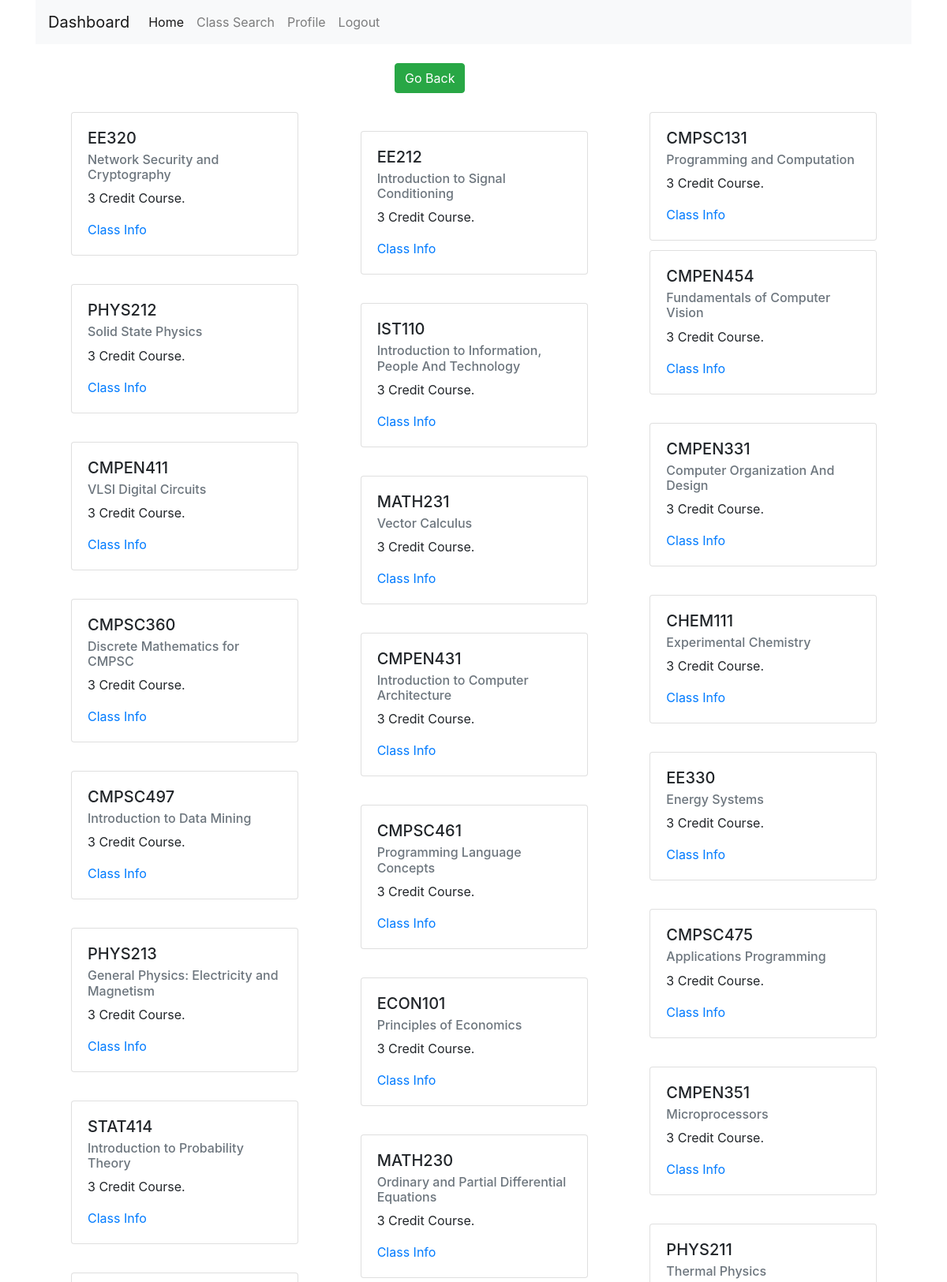
The page /classSearch (signed in, upper part) on the database its author committed.
### tables this page shows
CREATE TABLE Courses(
    course_id TEXT,
    course_name TEXT,
    course_desc TEXT,
    teaching_team_id int,
    late_drop_deadline TEXT,

    PRIMARY KEY (course_id),
    FOREIGN KEY (teaching_team_id) REFERENCES Prof_Teaching_Teams (teaching_team_id)
);

### app.py (the view)
@app.route('/classSearch')
@login_required
def classSearch():
    classes = get_all_classes()
    first, second, third = [classes[start::3] for start in range(3)]
    num_classes = get_num_of_classes()
    return render_template('classSearch.html', first=first, second=second, third=third, num_classes=num_classes)

### app.py (called while the page is built)
@login.user_loader
def load_user(email):
    return User.query.get(email)

def get_all_classes():
    connection = sql.connect('database.db')
    cursor = connection.execute('SELECT * FROM Courses')
    result = cursor.fetchall()
    return result

def get_num_of_classes():
    connection = sql.connect('database.db')
    cursor = connection.execute('SELECT COUNT(course_id) FROM Courses')
    result = cursor.fetchone()
    return result[0]

### templates/classSearch.html (shortened to what this page needs)
<!DOCTYPE html>
<html lang="en" dir="ltr">
<head>
    <link rel="stylesheet" href="https://stackpath.bootstrapcdn.com/bootstrap/4.4.1/css/bootstrap.min.css"
>
</head>
<body>
<div class="container style=">
    <nav class="navbar navbar-expand-lg navbar-light bg-light">
        <a class="navbar-brand" href="/dashboard">Dashboard</a>
        <div class="collapse navbar-collapse" id="navbarSupportedContent">
            <ul class="navbar-nav mr-auto">
                <li class="nav-item active">
                    <a class="nav-link" href="/dashboard">Home<span class="sr-only">(current)</span></a>
                </li>
                <li class="nav-item">
                    <a class="nav-link" href="/classSearch">Class Search</a>
                </li>
                <li class="nav-item">
                    <a class="nav-link" href="/userProfile">Profile</a>
                </li>
                <li class="nav-item">
                    <a class="nav-link" href="/logout" tabindex="-1">Logout</a>
                </li>
            </ul>
        </div>
    </nav>
<div class="mt-xl-4">
    <div class="mx-auto" style="width: 200px;">
        <a class="btn btn-success" href="/dashboard" role="button">Go Back</a>
    </div>
</div>
    <div class="container-fluid">
        <div class="card-columns">
            <div class="card-deck">
                <div class="col">
                    <div class="container-fluid">
                        {% for class_id, class_name, class_desc, tt_id, drop_date in first %}
                            <div class="card" style="width: 18rem;">
                                <div class="card-body">
                                    <h5 class="card-title">{{ class_id }}</h5>
                                    <h6 class="card-subtitle mb-2 text-muted">{{ class_name }}</h6>
                                    <p class="card-text">{{ class_desc }}</p>
                                    <a href="/classInfo/{{ class_id }}" class="card-link">Class Info</a>
                                </div>
                            </div>
                        {% endfor %}
                    </div>
                </div>
                <div class="col">
                    <div class="container-fluid">
                        {% for class_id, class_name, class_desc, tt_id, drop_date in second %}
                            <div class="card" style="width: 18rem;">
                                <div class="card-body">
                                    <h5 class="card-title">{{ class_id }}</h5>
                                    <h6 class="card-subtitle mb-2 text-muted">{{ class_name }}</h6>
                                    <p class="card-text">{{ class_desc }}</p>
                                    <a href="/classInfo/{{ class_id }}" class="card-link">Class Info</a>
                                </div>
                            </div>
                        {% endfor %}
                    </div>
                </div>
                <div class="col">
                    <div class="container-fluid">
                        {% for class_id, class_name, class_desc, tt_id, drop_date in third %}
                            <div class="card" style="width: 18rem;">
                                <div class="card-body">
                                    <h5 class="card-title">{{ class_id }}</h5>
                                    <h6 class="card-subtitle mb-2 text-muted">{{ class_name }}</h6>
                                    <p class="card-text">{{ class_desc }}</p>
                                    <a href="/classInfo/{{ class_id }}" class="card-link">Class Info</a>
                                </div>
                            </div>
                        {% endfor %}
                    </div>
                </div>
            </div>
        </div>
    </div>
</div>
</body>
</html>

### rows shown on the page
Courses: course_id "EE320", course_name "Network Security and Cryptography", course_desc "3 Credit Course."
Courses: course_id "PHYS212", course_name "Solid State Physics", course_desc "3 Credit Course."
Courses: course_id "CMPEN411", course_name "VLSI Digital Circuits", course_desc "3 Credit Course."
Courses: course_id "CMPSC360", course_name "Discrete Mathematics for CMPSC", course_desc "3 Credit Course."
Courses: course_id "CMPSC497", course_name "Introduction to Data Mining", course_desc "3 Credit Course."
Courses: course_id "PHYS213", course_name "General Physics: Electricity and Magnetism", course_desc "3 Credit Course."
Courses: course_id "STAT414", course_name "Introduction to Probability Theory", course_desc "3 Credit Course."
Courses: course_id "EE212", course_name "Introduction to Signal Conditioning", course_desc "3 Credit Course."
Courses: course_id "IST110", course_name "Introduction to Information, People And Technology", course_desc "3 Credit Course."
Courses: course_id "MATH231", course_name "Vector Calculus", course_desc "3 Credit Course."
Courses: course_id "CMPEN431", course_name "Introduction to Computer Architecture", course_desc "3 Credit Course."
Courses: course_id "CMPSC461", course_name "Programming Language Concepts", course_desc "3 Credit Course."
Courses: course_id "ECON101", course_name "Principles of Economics", course_desc "3 Credit Course."
Courses: course_id "MATH230", course_name "Ordinary and Partial Differential Equations", course_desc "3 Credit Course."
Courses: course_id "CMPSC131", course_name "Programming and Computation", course_desc "3 Credit Course."
Courses: course_id "CMPEN454", course_name "Fundamentals of Computer Vision", course_desc "3 Credit Course."
Courses: course_id "CMPEN331", course_name "Computer Organization And Design", course_desc "3 Credit Course."
Courses: course_id "CHEM111", course_name "Experimental Chemistry", course_desc "3 Credit Course."
Courses: course_id "EE330", course_name "Energy Systems", course_desc "3 Credit Course."
Courses: course_id "CMPSC475", course_name "Applications Programming", course_desc "3 Credit Course."
Courses: course_id "CMPEN351", course_name "Microprocessors", course_desc "3 Credit Course."
Courses: course_id "PHYS211", course_name "Thermal Physics"
